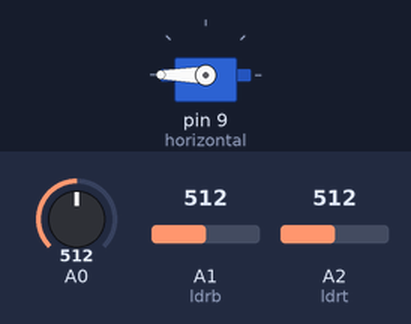
Bench run of a sketch on a simulated Arduino Uno, built with avr-gcc and run on an emulated ATmega328P. Shown: servo. Inputs (shaded band) come from the test bench; at power-on: A2 (ldrt) = 512, A1 (ldrb) = 512, A0 = 512. What the sketch prints to the serial monitor is not drawn.

Above: at 1.4 s.
1.5 s: A2 (ldrt) set to 585
3.0 s: A2 (ldrt) set to 611
At 3.15 s:
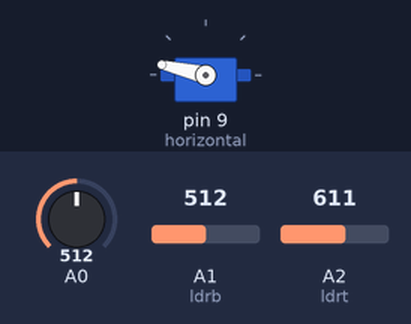
At 5.0 s:
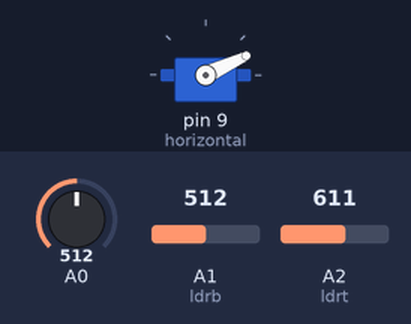
6.0 s: A1 (ldrb) set to 690
7.5 s: A1 (ldrb) set to 717
At 10.3 s:
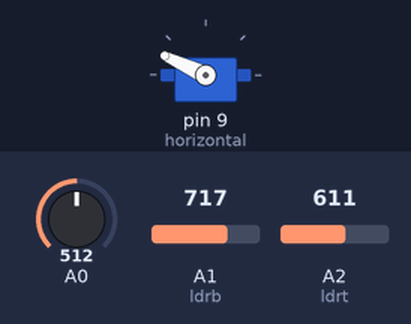
Timing chart, 0 to 11.5 s (numbered marks = the images above; inputs shaded):
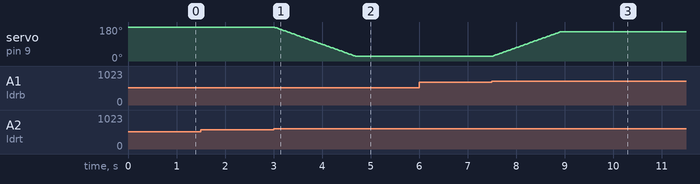

The sketch:

sketch_mar04b.ino
```cpp
#include <Servo.h>

Servo horizontal; // horizontal servo
int servoh = 180;
int servohLimitHigh = 155;
int servohLimitLow = 25;
// 65 degrees MAX

// LDR pin connections
// name = analogpin;
int ldrt = A2; // LDR top - TOP LEFT <--- BDG
int ldrb = A1; // LDR bottom - BOTTOM LEFT

void setup() {
  Serial.begin(115200);
  horizontal.attach(9);
  horizontal.write(180);
  delay(250);
}

void loop() {
  int lt = analogRead(ldrt); // top left
  int lb = analogRead(ldrb); // bottom left
  int dtime = 10;
  int tol = 90; // tolerance
  int av = (lt + lb) / 2; // average value

  int dhoriz = lt - lb; // check the difference of left and right

  if (-1*tol > dhoriz || dhoriz > tol) { // check if the difference is in the tolerance else change horizontal angle
    if (lt > lb) {
      servoh = --servoh;
      if (servoh < servohLimitLow) {
        servoh = servohLimitLow;
      }
    } else if (lt < lb) {
      servoh = ++servoh;
      if (servoh > servohLimitHigh) {
        servoh = servohLimitHigh;
      }
    }
    horizontal.write(servoh);
  }
  delay(dtime);

  int sensorValue = analogRead(A0);
  float voltage = sensorValue * (5.0 / 1023.0);
  Serial.print("voltage ");
  Serial.println(voltage);
//  delay(250);
}
```

Measured:
- the behaviour switches between 602 and 603 on A2 (ldrt) (found by bisection; images 0 and 1)
- the behaviour switches between 701 and 702 on A1 (ldrb) (found by bisection; images 2 and 3)
- after the input at 1.5 s, every drawn part: stays the same
- after the input at 3.0 s, servo on pin 9 (horizontal): moves from 180° to 25° over 1.7 s, starting at once
- after the input at 6.0 s, every drawn part: stays the same
- after the input at 7.5 s, servo on pin 9 (horizontal): moves from 25° to 155° over 1.4 s, starting at once
